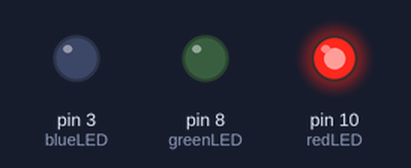
A sketch run on a simulated Arduino Uno, built with avr-gcc and run on an emulated ATmega328P. Parts: output pins drawn as LEDs (lit = HIGH).

Above: at 0.9 s.
At 1.4 s:
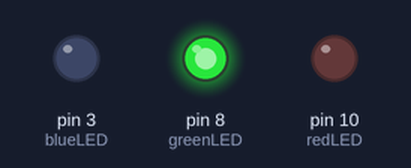
At 2.1 s:
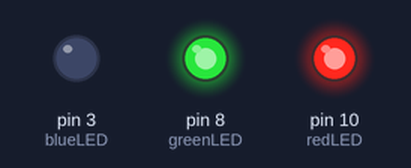
At 4.16 s:
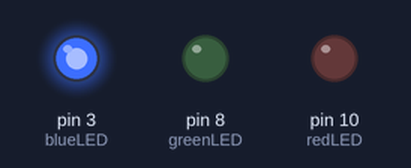
At 5.36 s:
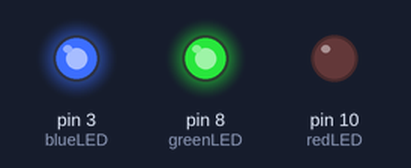
At 7.19 s:
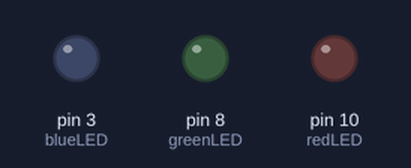
Timing chart, 0 to 8.4 s (numbered marks = the images above):
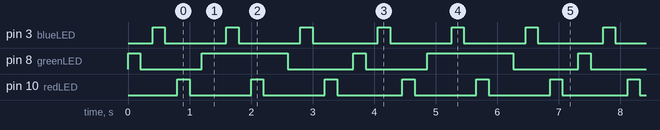

Measured:
- by itself, pin 3 (blueLED), pin 10 (redLED): alternates HIGH for 0.20 s and LOW for 1.0 s
- by itself, pin 8 (greenLED): repeats every 3.7 s: LOW 1.0 s, HIGH 1.4 s, LOW 1.1 s, HIGH 0.20 s
- by itself, everything shown: repeats every 3.7 s, in 16 steps

The sketch:

problem1.ino
```cpp
int greenLED=8;
float pi=3.14;
int dit=200;
int dah=200;
int longW=60;
int blueLED=3;
int redLED=10;

void setup() {
  // put your setup code here, to run once:
  pinMode(greenLED, OUTPUT);
  pinMode(blueLED, OUTPUT);
  pinMode(redLED, OUTPUT);
}

void loop() {
  // put your main code here, to run repeatedly:
  digitalWrite(greenLED, HIGH);
  delay(dit);
  digitalWrite(greenLED, LOW);
  delay(dit);

  digitalWrite(blueLED, HIGH);
  delay(dit);
  digitalWrite(blueLED, LOW);
  delay(dit);

  digitalWrite(redLED, HIGH);
  delay(dit);
  digitalWrite(redLED, LOW);
  delay(dit);

  digitalWrite(greenLED,HIGH);
delay(dah);
digitalWrite(greenLED, HIGH);
delay(dah);

digitalWrite(blueLED,HIGH);
delay(dah);
digitalWrite(blueLED,LOW);
delay(dah);

digitalWrite(redLED,HIGH);
delay(dah);
digitalWrite(redLED,LOW);
delay(dah);

digitalWrite(greenLED, HIGH);
  delay(dit);
  digitalWrite(greenLED, LOW);
  delay(dit);

  digitalWrite(blueLED, HIGH);
  delay(dit);
  digitalWrite(blueLED, LOW);
  delay(dit);

  digitalWrite(redLED, HIGH);
  delay(dit);
  digitalWrite(redLED, LOW);
  delay(dit);

  delay(longW);
}
```
